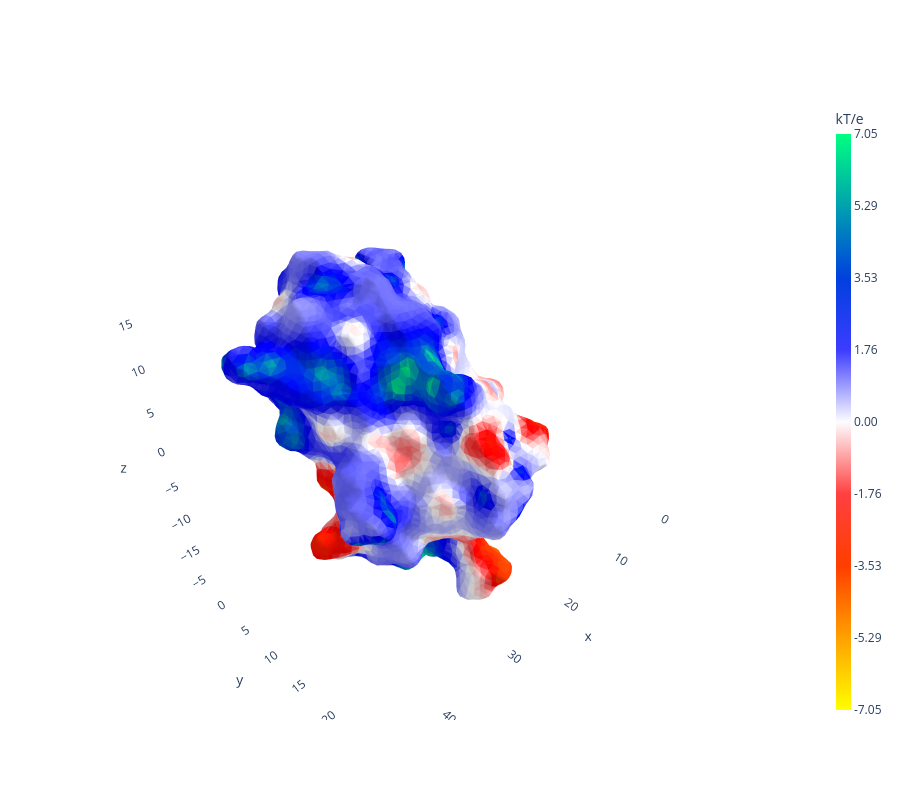

The cell this chart's notebook holds for it:
### Markdown cell above
Now we can, for example, plot the potential on the surface

### Code cell
simulation.plot_surface_values()

### Figure 1 — Plotly figure (JSON) as saved in the notebook; plotly's stock layout.template omitted (floating-point values rounded to 4 significant figures; data arrays with more than 128 entries replaced by an {"elided": "..."} marker saying what was removed)
{"data": [{"facecolor": {"elided": "11492 str values"}, "i": {"elided": "11492 int values"}, "j": {"elided": "11492 int values"}, "k": {"elided": "11492 int values"}, "name": "", "type": "mesh3d", "x": {"elided": "5748 float values"}, "y": {"elided": "5748 float values"}, "z": {"elided": "5748 float values"}}, {"hoverinfo": "skip", "marker": {"cmax": 7.054, "cmin": -7.054, "color": [-7.054], "colorbar": {"thickness": 15, "ticktext": ["-7.05", "-5.29", "-3.53", "-1.76", "0.00", "1.76", "3.53", "5.29", "7.05"], "tickvals": [-7.054, -5.291, -3.527, -1.764, 0, 1.764, 3.527, 5.291, 7.054], "title": {"text": "kT/e"}}, "colorscale": [[0, "rgb(255.0, 255.0, 0.0)"], [0.125, "rgb(255.0, 161.0, 0.0)"], [0.25, "rgb(255.0, 62.0, 0.0)"], [0.375, "rgb(255.0, 64.0, 64.0)"], [0.5, "rgb(253.0, 253.0, 255.0)"], [0.625, "rgb(60.0, 60.0, 255.0)"], [0.75, "rgb(0.0, 64.0, 223.0)"], [0.875, "rgb(0.0, 161.0, 175.0)"], [1, "rgb(0.0, 255.0, 128.0)"]], "showscale": true}, "mode": "markers", "opacity": 0, "scene": "scene", "type": "scatter3d", "x": [0], "y": [0], "z": [0]}], "layout": {"height": 800, "scene": {"aspectmode": "data", "xaxis": {"showbackground": false, "visible": true}, "yaxis": {"showbackground": false, "visible": true}, "zaxis": {"showbackground": false, "visible": true}}, "width": 900}}
